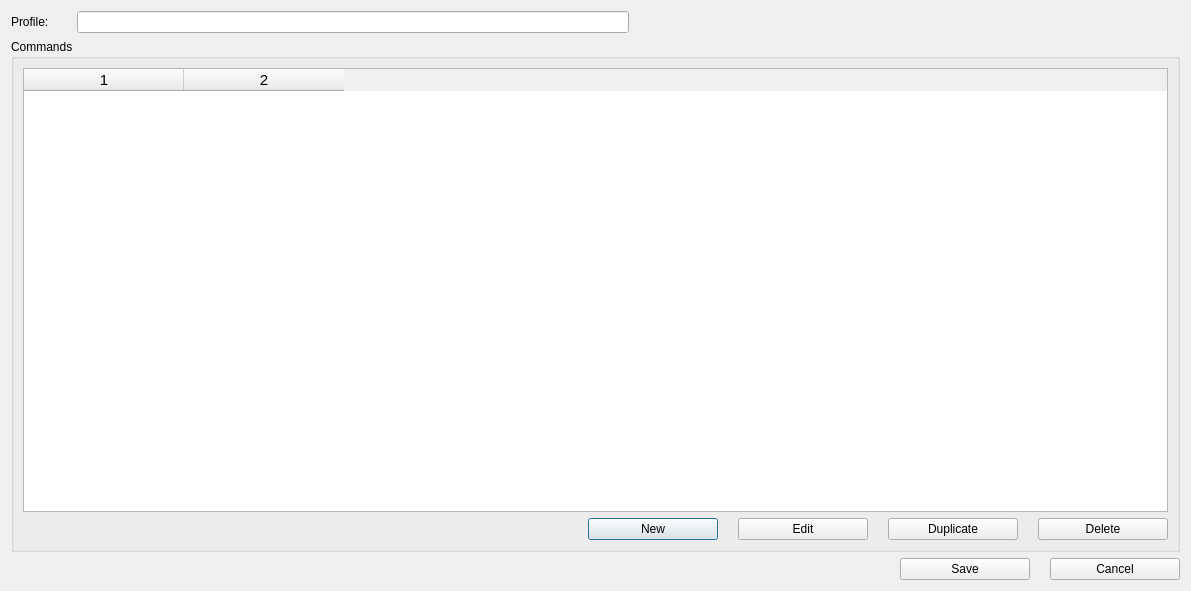
<?xml version="1.0" encoding="UTF-8"?>
<ui version="4.0">
 <class>ProfileEditDialog</class>
 <widget class="QDialog" name="ProfileEditDialog">
  <property name="geometry">
   <rect>
    <x>0</x>
    <y>0</y>
    <width>1191</width>
    <height>591</height>
   </rect>
  </property>
  <property name="windowTitle">
   <string>Dialog</string>
  </property>
  <layout class="QGridLayout" name="gridLayout_2">
   <item row="0" column="0">
    <layout class="QHBoxLayout" name="horizontalLayout">
     <item>
      <widget class="QLabel" name="label">
       <property name="minimumSize">
        <size>
         <width>60</width>
         <height>0</height>
        </size>
       </property>
       <property name="text">
        <string>Profile:</string>
       </property>
      </widget>
     </item>
     <item>
      <widget class="QLineEdit" name="profileNameEdit"/>
     </item>
     <item>
      <spacer name="horizontalSpacer_3">
       <property name="orientation">
        <enum>Qt::Horizontal</enum>
       </property>
       <property name="sizeHint" stdset="0">
        <size>
         <width>40</width>
         <height>20</height>
        </size>
       </property>
      </spacer>
     </item>
    </layout>
   </item>
   <item row="1" column="0">
    <widget class="QGroupBox" name="groupBox">
     <property name="title">
      <string>Commands</string>
     </property>
     <layout class="QGridLayout" name="gridLayout">
      <item row="0" column="0">
       <widget class="QTableWidget" name="cmdTable">
        <property name="minimumSize">
         <size>
          <width>0</width>
          <height>200</height>
         </size>
        </property>
        <property name="font">
         <font>
          <pointsize>11</pointsize>
         </font>
        </property>
        <property name="editTriggers">
         <set>QAbstractItemView::NoEditTriggers</set>
        </property>
        <property name="dragDropOverwriteMode">
         <bool>false</bool>
        </property>
        <property name="selectionMode">
         <enum>QAbstractItemView::SingleSelection</enum>
        </property>
        <property name="selectionBehavior">
         <enum>QAbstractItemView::SelectRows</enum>
        </property>
        <property name="columnCount">
         <number>2</number>
        </property>
        <attribute name="horizontalHeaderMinimumSectionSize">
         <number>160</number>
        </attribute>
        <attribute name="horizontalHeaderDefaultSectionSize">
         <number>160</number>
        </attribute>
        <column/>
        <column/>
       </widget>
      </item>
      <item row="1" column="0">
       <layout class="QHBoxLayout" name="horizontalLayout_2">
        <property name="spacing">
         <number>20</number>
        </property>
        <item>
         <spacer name="horizontalSpacer">
          <property name="orientation">
           <enum>Qt::Horizontal</enum>
          </property>
          <property name="sizeHint" stdset="0">
           <size>
            <width>40</width>
            <height>20</height>
           </size>
          </property>
         </spacer>
        </item>
        <item>
         <spacer name="horizontalSpacer_4">
          <property name="orientation">
           <enum>Qt::Horizontal</enum>
          </property>
          <property name="sizeHint" stdset="0">
           <size>
            <width>40</width>
            <height>20</height>
           </size>
          </property>
         </spacer>
        </item>
        <item>
         <widget class="QPushButton" name="newCmd">
          <property name="minimumSize">
           <size>
            <width>130</width>
            <height>0</height>
           </size>
          </property>
          <property name="text">
           <string>New</string>
          </property>
         </widget>
        </item>
        <item>
         <widget class="QPushButton" name="editCmd">
          <property name="minimumSize">
           <size>
            <width>130</width>
            <height>0</height>
           </size>
          </property>
          <property name="text">
           <string>Edit</string>
          </property>
         </widget>
        </item>
        <item>
         <widget class="QPushButton" name="duplicateCmd">
          <property name="minimumSize">
           <size>
            <width>130</width>
            <height>0</height>
           </size>
          </property>
          <property name="text">
           <string>Duplicate</string>
          </property>
         </widget>
        </item>
        <item>
         <widget class="QPushButton" name="deleteCmd">
          <property name="minimumSize">
           <size>
            <width>130</width>
            <height>0</height>
           </size>
          </property>
          <property name="text">
           <string>Delete</string>
          </property>
         </widget>
        </item>
       </layout>
      </item>
     </layout>
    </widget>
   </item>
   <item row="2" column="0">
    <layout class="QHBoxLayout" name="horizontalLayout_3">
     <property name="spacing">
      <number>20</number>
     </property>
     <item>
      <spacer name="horizontalSpacer_2">
       <property name="orientation">
        <enum>Qt::Horizontal</enum>
       </property>
       <property name="sizeHint" stdset="0">
        <size>
         <width>40</width>
         <height>20</height>
        </size>
       </property>
      </spacer>
     </item>
     <item>
      <widget class="QPushButton" name="ok">
       <property name="minimumSize">
        <size>
         <width>130</width>
         <height>0</height>
        </size>
       </property>
       <property name="text">
        <string>Save</string>
       </property>
      </widget>
     </item>
     <item>
      <widget class="QPushButton" name="cancel">
       <property name="minimumSize">
        <size>
         <width>130</width>
         <height>0</height>
        </size>
       </property>
       <property name="text">
        <string>Cancel</string>
       </property>
      </widget>
     </item>
    </layout>
   </item>
  </layout>
 </widget>
 <resources/>
 <connections/>
</ui>
